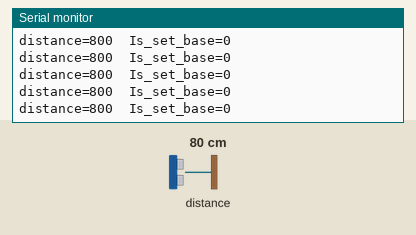
The sketch below on a simulated Arduino Uno, built with avr-gcc and run on an emulated ATmega328P. Shown: the last lines printed to the serial monitor. The test bench sets the inputs (shaded band); at power-on: distance to the obstacle 80 cm.

Above: at 1.9 s.
2.0 s: distance to the obstacle set to 2 cm
At 2.5 s:
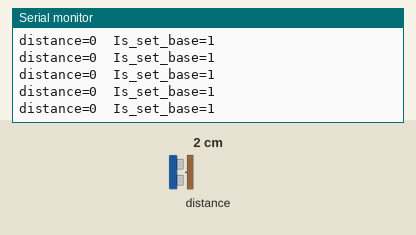
3.5 s: distance to the obstacle set to 4 cm
At 4.5 s:
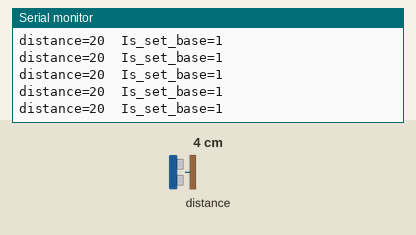
9.4 s: distance to the obstacle set to 120 cm
At 17.39 s:
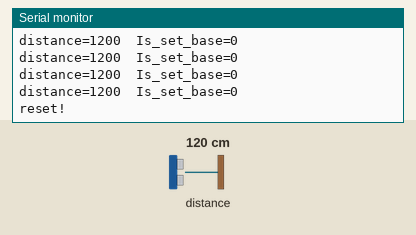
Timing chart, 0 to 18.4 s (numbered marks = the images above; inputs shaded):
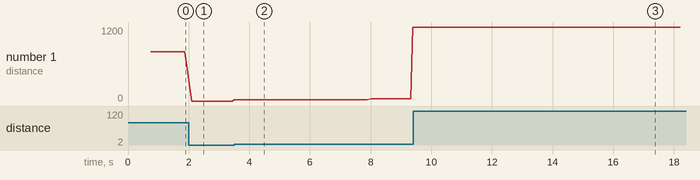

Measured:
- after the input at 2.0 s, the serial monitor: prints a new line at once (image 1)
- after the input at 3.5 s, the serial monitor: prints a new line after 0.07 s (image 2)
- after the input at 9.4 s, the serial monitor: prints a new line after 0.10 s (image 3)
- plotted number 1: 800 → 20 after the input at 2.0 s, 20 → 1200 after the input at 3.5 s

The sketch:

sensor_laser_test.ino
```cpp
#include "distance_sensor.h"
int i=0;
laser_VL53L0X laser_VL53L0X_1(255,5);
void setup()
    {
        Serial.begin(9600);
        laser_VL53L0X_1.setup(255,5);
    }
void loop()
    {

             // (int Address , int pin )
         Serial.print(  "distance=" ) ; Serial.print( laser_VL53L0X_1.get_distance (1,500,600) );
         Serial.print(  "  Is_set_base=" ) ; Serial.println( laser_VL53L0X_1.Is_set_base  );

         i++;
         if(i>100)
            {
              i=0;
              laser_VL53L0X_1.reset_base();
            }
    }
```

laser_VL53L0X.cpp
```cpp
#include "distance_sensor.h" //include the declaration for this class


 laser_VL53L0X::laser_VL53L0X(int Address, int Pin)
        {

           /* delay(500);
            Wire.begin();
            pinMode(Pin, OUTPUT);
            digitalWrite(Pin, LOW);
            pinMode(Pin, INPUT);
            delay(150);
            sensor.init(true);
            delay(100);
            sensor.setAddress((uint16_t)Address);
            sensor.setSignalRateLimit(0.1);
            sensor.setVcselPulsePeriod(VL53L0X::VcselPeriodPreRange,18);
            sensor.setVcselPulsePeriod(VL53L0X::VcselPeriodFinalRange,10);
            sensor.setTimeout(500);
            sensor.startContinuous(100);*/

        }

 laser_VL53L0X::~laser_VL53L0X()
        {

        }
laser_VL53L0X::setup(int Address, int Pin)
        {
            delay(500);
            Wire.begin();
            pinMode(Pin, OUTPUT);
            digitalWrite(Pin, LOW);
            pinMode(Pin, INPUT);
            delay(150);
            sensor.init(true);
            delay(100);
            sensor.setAddress((uint16_t)Address);
            sensor.setSignalRateLimit(0.1);
            sensor.setVcselPulsePeriod(VL53L0X::VcselPeriodPreRange,18);
            sensor.setVcselPulsePeriod(VL53L0X::VcselPeriodFinalRange,10);
            sensor.setTimeout(500);
            sensor.startContinuous(100);
        }
int laser_VL53L0X::get_distance()
        {

           return sensor.readRangeSingleMillimeters();
        }
int laser_VL53L0X::get_distance(bool Is_set_0)
        {

              if(Is_set_0==1)
                 {
                     if(Is_set_base==0)
                      {
                         base_distance=sensor.readRangeSingleMillimeters();

                         Is_set_base=true;
                      }
                  }
               return sensor.readRangeSingleMillimeters()-base_distance;

        }
int laser_VL53L0X::get_distance(      bool Is_set_0, \
                                      int lower_distance,\
                                      int upper_distance  )
        {

              if(sensor.readRangeSingleMillimeters()>lower_distance && sensor.readRangeSingleMillimeters()<upper_distance )
                  {

                      if(Is_set_0==1)
                         {
                             if(Is_set_base==0)
                                  {
                                     Serial.println();Serial.println("set zero secuues!");
                                     base_distance=sensor.readRangeSingleMillimeters();
                                     Is_set_base=true;

                                  }
                          }
                   }

               return sensor.readRangeSingleMillimeters()-base_distance;

        }

int laser_VL53L0X::chaeck_distance(int distance){}
int laser_VL53L0X::reset_base()
       {
          Serial.println("reset!");
          base_distance=0;
          Is_set_base=0;
          Serial.print(" sensor.readRangeSingleMillimeters()= "); Serial.println( sensor.readRangeSingleMillimeters() );
       }
```

sensor.cpp
```cpp
#include "distance_sensor.h" //include the declaration for this class

//<<constructor>> setup the LED, make pin 13 an OUTPUT

sensor::sensor(){}
sensor::~sensor(){}
```
